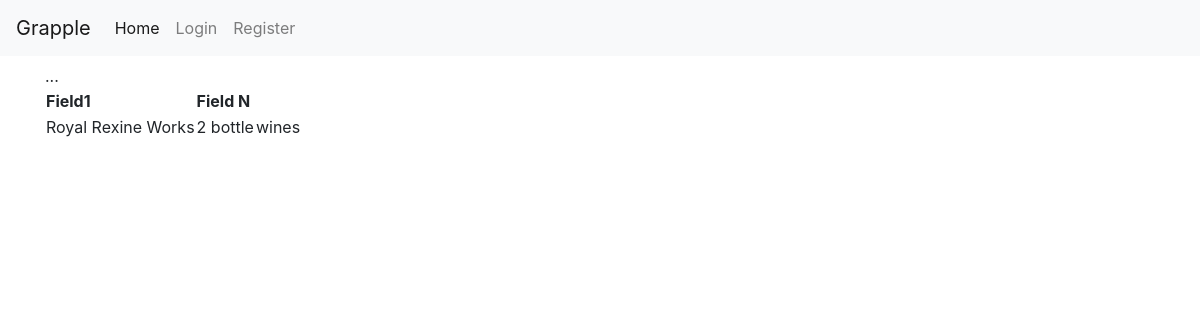
Page /home/ on the earlier database version.
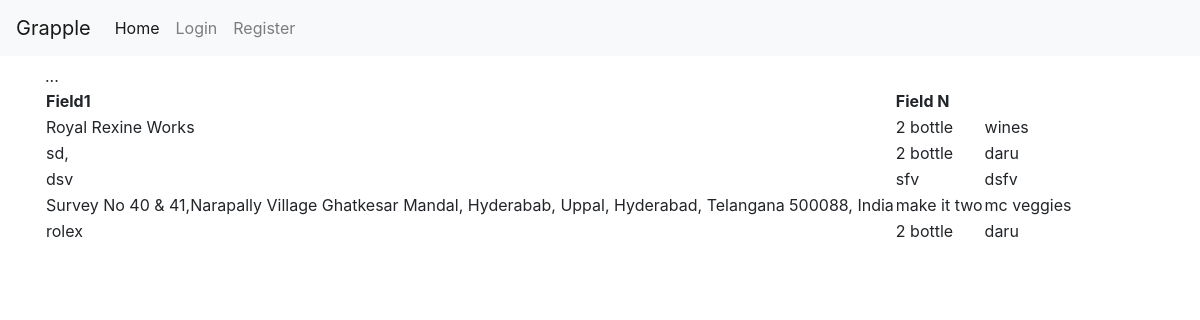
Same page on the later database version.
### products/models.py (models this page shows, shortened)
class Order(models.Model):
    shopname = models.CharField(max_length=128)
    items = models.CharField(max_length=128)
    description = models.CharField(max_length=128)
    user = models.ForeignKey(User, null=True, blank=True)

### homepage/views.py (the view)
def MyView(request):
    qs = Order.objects.all()
    context = {"qs":qs}
    return render(request,"home/home.html",context)

### templates/home/home.html (shortened to what this page needs)
{% extends 'root.html' %}
{% block content %}
    <table>
    <tr>
        <th>Field1</th>
        <th>Field N</th>
    </tr>
    {% for item in qs %}
    <tr>
        <td>{{ item.shopname }}</td>
         <td>{{ item.description }}</td>
        <td>{{ item.items }}</td>
    </tr>
    {% endfor %}
</table>
{% endblock %}

### templates/root.html (shortened to what this page needs)
{% load static %}
<!DOCTYPE html>
<html lang="en">
<head>
    {% include 'tools/css.html' %}
</head>
<body>
    {% include 'tools/navbar.html' %}
    <div class="container">
        {% block content %}{% endblock %}
    </div>
</body>
</html>

### templates/tools/css.html (shortened to what this page needs)
<link rel="stylesheet" href="https://maxcdn.bootstrapcdn.com/bootstrap/4.0.0/css/bootstrap.min.css"
>

### templates/tools/navbar.html (shortened to what this page needs)
<nav class="navbar navbar-expand-lg navbar-light bg-light">
    <a class="navbar-brand" href="#">Grapple</a>
    <div class="collapse navbar-collapse" id="navbarNav">
        <ul class="navbar-nav">
            <li class="nav-item active">
                <a class="nav-link" href="{% url 'home:homepage' %}">Home
                </a>
            </li>
            {% if request.user.is_authenticated %}
            <li class="nav-item">
                <a class="nav-link" href="{% url 'login:home1' %}">Logout</a>
            </li>
                <li class="nav-item">
                <a class="nav-link" href="{% url 'prod:order' %}">Order</a>
            </li>
             <li class="nav-item">
                <a class="nav-link" href="{% url 'kamal:k' %}">Place Orders</a>
            </li>
            {% else %}
            <li class="nav-item">
                <a class="nav-link" href="{% url 'login:home' %}">Login</a>
            </li>
            <li class="nav-item">
                <a class="nav-link" href="{% url 'register:r' %}">Register</a>
            </li>
            {% endif %}
        </ul>
    </div>
</nav>

Differences in the rows shown:
added Order: shopname "sd,", description "2 bottle", items "daru"
added Order: shopname "dsv", description "sfv", items "dsfv"
added Order: shopname "Survey No 40 & 41,Narapally Village Ghatkesar Mandal, Hyderabab, Uppal, Hyderabad, Telangana 500088, India", description "make it two", items "mc veggies"
added Order: shopname "rolex", description "2 bottle", items "daru"
